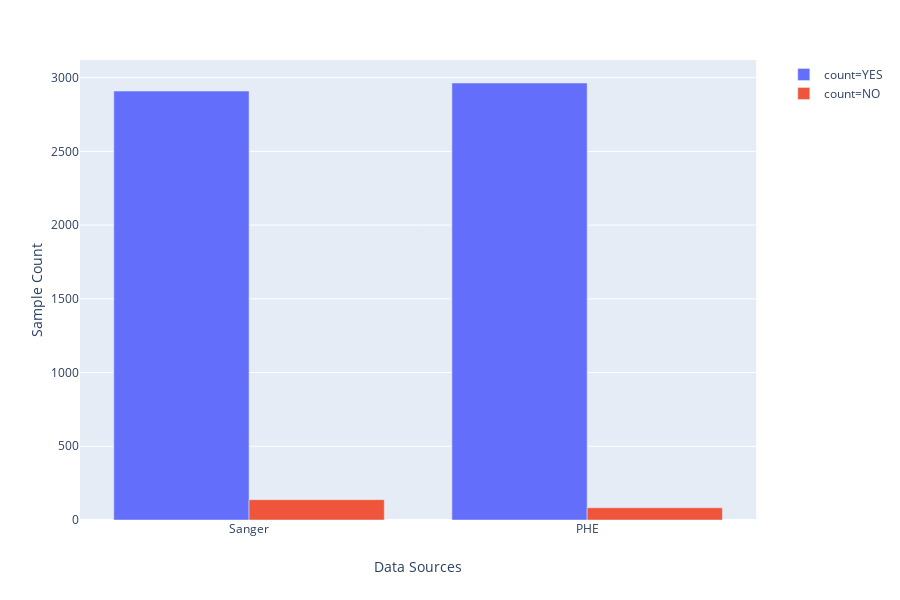

Write notebook code for a chart like this one.
### Code cell
fig = px.bar(data_summary_long, x="data_source", y="number_match", color="count", barmode="group")
fig.update_xaxes(title = "Data Sources", ticktext=["Sanger", "PHE"], tickvals=['sanger', 'phe'])
fig.update_yaxes(title = "Sample Count")
fig.show()

### Figure 1 — Plotly figure (JSON) as saved in the notebook; plotly's stock layout.template omitted (floating-point values rounded to 4 significant figures)
{"data": [{"alignmentgroup": "True", "hoverlabel": {"namelength": 0}, "hovertemplate": "count=YES<br>data_source=%{x}<br>number_match=%{y}", "legendgroup": "count=YES", "marker": {"color": "#636efa"}, "name": "count=YES", "offsetgroup": "count=YES", "orientation": "v", "showlegend": true, "textposition": "auto", "type": "bar", "x": ["sanger", "phe"], "xaxis": "x", "y": [2909, 2964], "yaxis": "y"}, {"alignmentgroup": "True", "hoverlabel": {"namelength": 0}, "hovertemplate": "count=NO<br>data_source=%{x}<br>number_match=%{y}", "legendgroup": "count=NO", "marker": {"color": "#EF553B"}, "name": "count=NO", "offsetgroup": "count=NO", "orientation": "v", "showlegend": true, "textposition": "auto", "type": "bar", "x": ["sanger", "phe"], "xaxis": "x", "y": [138, 83], "yaxis": "y"}], "layout": {"barmode": "group", "height": 600, "legend": {"tracegroupgap": 0}, "margin": {"t": 60}, "xaxis": {"anchor": "y", "domain": [0, 0.98], "ticktext": ["Sanger", "PHE"], "tickvals": ["sanger", "phe"], "title": {"text": "Data Sources"}}, "yaxis": {"anchor": "x", "domain": [0, 1], "title": {"text": "Sample Count"}}}}
